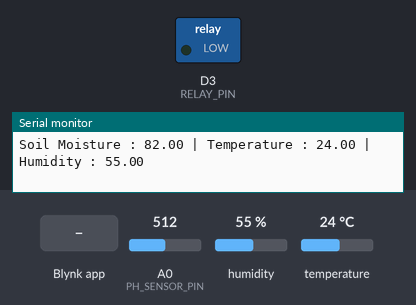
The sketch below on a simulated ESP8266 (NodeMCU). Parts: switched loads named in the sketch (green lamp = pin HIGH), the last lines printed to the serial monitor. Inputs (shaded band) come from the test bench; at power-on: A0 (PH_SENSOR_PIN) = 512, humidity 55 %, temperature 24 °C. WiFi joins after 1.5 s; servers stay silent unless stated.

Above: at 3.0 s.
3.1 s: Blynk app writes 1 to V4
At 3.7 s:
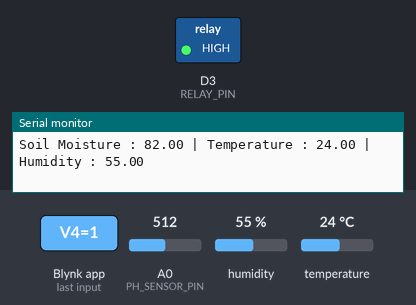
4.6 s: Blynk app writes 0 to V4
At 4.9 s:
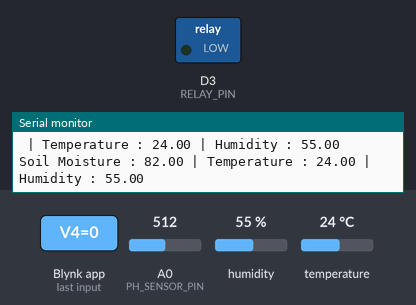
Timing chart, 0 to 7.6 s (numbered marks = the images above; inputs shaded):
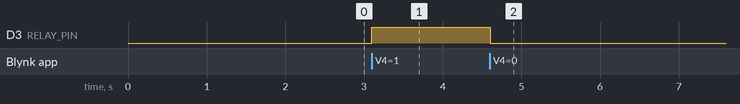

The sketch:

sketch_apr15a.ino
```cpp
#define BLYNK_TEMPLATE_ID "TMPL3VZbgjTYJ"
#define BLYNK_TEMPLATE_NAME "mp project"
#define BLYNK_AUTH_TOKEN "zNIC_Dp4ZZAruq6-TZgz-o3rPPoGx-_O"

#include <ESP8266WiFi.h>
#include <BlynkSimpleEsp8266.h>
#include <DHT.h>

char auth[] = "zNIC_Dp4ZZAruq6-TZgz-o3rPPoGx-_O";
char ssid[] = "shreya's A35";
char pass[] = "gawadethegreat";

BlynkTimer timer;

#define DHTPIN 4
#define DHTTYPE DHT11
#define PH_SENSOR_PIN A0
#define RELAY_PIN D3

int pinValue;
DHT dht(DHTPIN, DHTTYPE);

float ph(float voltage) {
  return (7 + ((2.5 - voltage) / 0.18));
}

BLYNK_WRITE(V4) {
  pinValue = param.asInt();
  if (pinValue == 1) {
    digitalWrite(RELAY_PIN, HIGH);
  } else {
    digitalWrite(RELAY_PIN, LOW);
  }
}

void sendSensorData() {
  if (pinValue == 1) {

    float phValue = 0;

    for (int i = 0; i < 10; i++) {
      phValue += analogRead(PH_SENSOR_PIN);
      delay(10);
    }

    phValue /= 10;

    float voltage = (phValue * 5.0 / 1023.0);

    float pH = -6.91 * voltage + 35.88;

    Serial.println(voltage);
    Serial.print("pH= ");
    Serial.print(pH);
    Serial.print(" | ");
    Serial.println(ph(voltage));
    Blynk.virtualWrite(V3, pH);
    Blynk.virtualWrite(V0, -1);
    Serial.print("pH Value: ");
    Serial.println(pH);
  } else {

    float value = analogRead(A0);
    value = map(value, 400, 1023, 100, 0);

    Blynk.virtualWrite(V0, value);
    Blynk.virtualWrite(V3, -1);
    Serial.print("Soil Moisture : ");
    Serial.print(value);
  }

  float h = dht.readHumidity();
  float t = dht.readTemperature();

  if (isnan(h) || isnan(t)) {
    Serial.println("Failed to read from DHT sensor!");
    return;
  }

  Blynk.virtualWrite(V1, t);
  Blynk.virtualWrite(V2, h);
  Serial.print(" | Temperature : ");
  Serial.print(t);
  Serial.print(" | Humidity : ");
  Serial.println(h);
}

void setup() {
  Serial.begin(115200);
  Blynk.begin(auth, ssid, pass);
  dht.begin();
  pinMode(PH_SENSOR_PIN, INPUT);
  pinMode(RELAY_PIN, OUTPUT);
  digitalWrite(RELAY_PIN, LOW);
  timer.setInterval(1000L, sendSensorData);
}

void loop() {
  Blynk.run();
  timer.run();
}
```

Measured:
- after the input at 3.1 s, D3 (RELAY_PIN): LOW → HIGH at once
- after the input at 4.6 s, D3 (RELAY_PIN): HIGH → LOW at once
